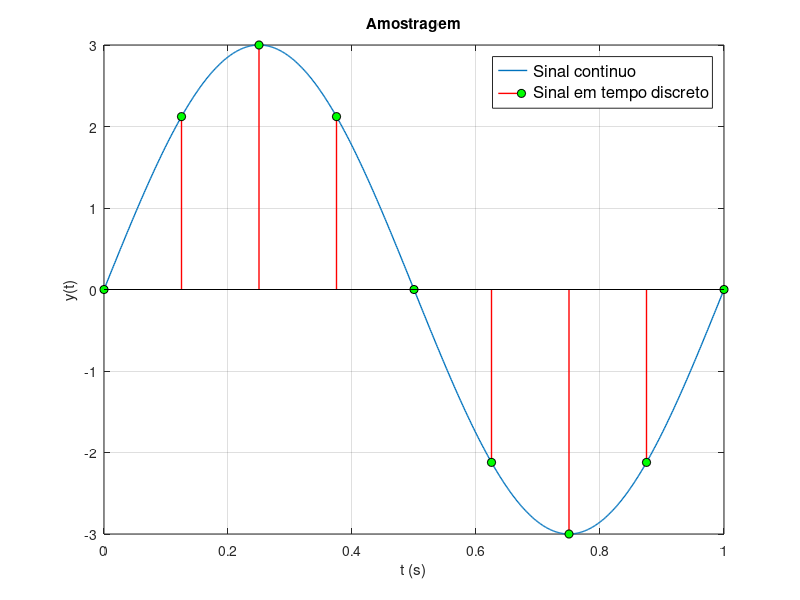

Reproduce this figure in MATLAB.
%%%%%%%%%%%%%%%%%%%%%%%%
% Amostragem de Sinais %
%%%%%%%%%%%%%%%%%%%%%%%%

clear all;
close all;
clc;

% Frequencia do sinal (em Hertz)
fc = 1;

% Frequencia de amostragem (em Hertz)
fa = 8;

% Periodo de amostragem (em segundos)
Ta = 1/fa;

% Intervalo de simulacao (em segundos)
ti = 0;  % Tempo inicial
tf = 1;  % Tempo final
t = ti:Ta:tf;

% Simula a funcao continua
tcont = ti:1/(100*fa):tf;
ycont = 3*sin(2*pi*fc.*tcont);

% Amostragem do sinal
y = 3*sin(2*pi*fc.*t);

% Mostra a funcao continua (simulada) e sobrepoe o sinal em tempo discreto
set(gca,'FontSize',14);
h = plot(tcont, ycont);
set(h,'LineWidth',1);
hold on;
h = stem(t,y,'or','LineWidth',1,'MarkerEdgeColor','k','MarkerFaceColor','g');
xlabel('t (s)');
ylabel('y(t)');
title('Amostragem');
h = legend('Sinal continuo', 'Sinal em tempo discreto');
set(h,'FontSize',12);
grid on;
